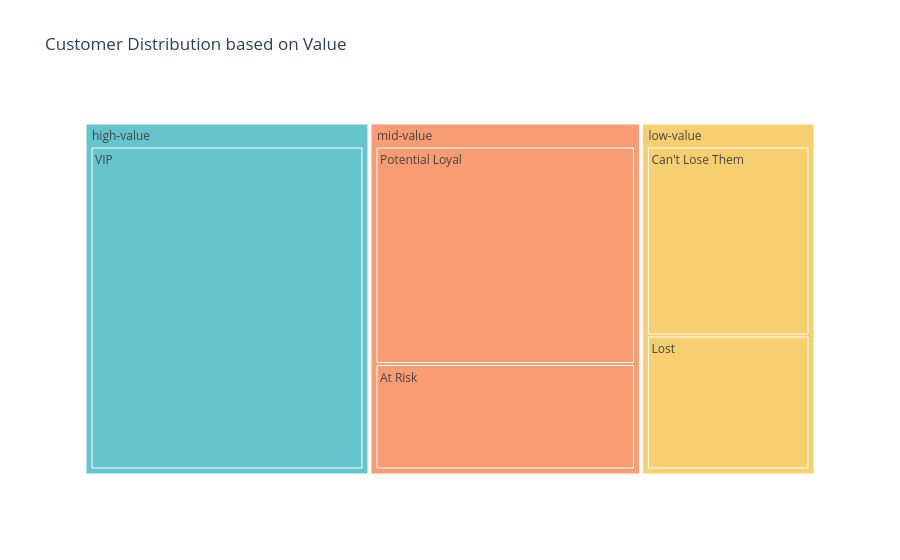

Notebook code cell kept with this figure:
### Code cell
fig_treemap_segment_product = px.treemap(segment_product_counts,
                                         path=['RFM_Segment', 'RFM_Customer_Segment'],
                                         values='Count',
                                         color= 'RFM_Segment',
                                         color_discrete_sequence=px.colors.qualitative.Pastel,
                                         title='Customer Distribution based on Value')

fig_treemap_segment_product.show()

### Figure 1 — Plotly figure (JSON) as saved in the notebook; plotly's stock layout.template omitted (floating-point values rounded to 4 significant figures)
{"data": [{"branchvalues": "total", "customdata": [["high-value"], ["high-value"], ["low-value"], ["low-value"], ["low-value"], ["mid-value"], ["mid-value"], ["mid-value"]], "domain": {"x": [0, 1], "y": [0, 1]}, "hovertemplate": "labels=%{label}<br>Count=%{value}<br>parent=%{parent}<br>id=%{id}<br>RFM_Segment=%{customdata[0]}<extra></extra>", "ids": ["high-value/VIP", "high-value", "low-value/Can't Lose Them", "low-value/Lost", "low-value", "mid-value/Potential Loyal", "mid-value/At Risk", "mid-value"], "labels": ["VIP", "high-value", "Can't Lose Them", "Lost", "low-value", "Potential Loyal", "At Risk", "mid-value"], "marker": {"colors": ["rgb(102, 197, 204)", "rgb(102, 197, 204)", "rgb(246, 207, 113)", "rgb(246, 207, 113)", "rgb(246, 207, 113)", "rgb(248, 156, 116)", "rgb(248, 156, 116)", "rgb(248, 156, 116)"]}, "name": "", "parents": ["high-value", "", "low-value", "low-value", "", "mid-value", "mid-value", ""], "type": "treemap", "values": [720.0, 720.0, 258.0, 183.0, 441.0, 462.0, 224.0, 686.0]}], "layout": {"legend": {"tracegroupgap": 0}, "title": {"text": "Customer Distribution based on Value"}, "treemapcolorway": ["rgb(102, 197, 204)", "rgb(246, 207, 113)", "rgb(248, 156, 116)", "rgb(220, 176, 242)", "rgb(135, 197, 95)", "rgb(158, 185, 243)", "rgb(254, 136, 177)", "rgb(201, 219, 116)", "rgb(139, 224, 164)", "rgb(180, 151, 231)", "rgb(179, 179, 179)"]}}
